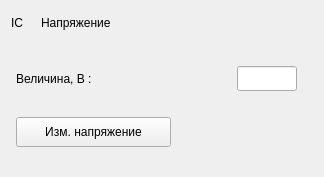
<?xml version="1.0" encoding="UTF-8"?>
<ui version="4.0">
 <class>WidgetVoltage</class>
 <widget class="QWidget" name="WidgetVoltage">
  <property name="geometry">
   <rect>
    <x>0</x>
    <y>0</y>
    <width>324</width>
    <height>177</height>
   </rect>
  </property>
  <property name="windowTitle">
   <string>Form</string>
  </property>
  <layout class="QHBoxLayout" name="horizontalLayout_4">
   <item>
    <layout class="QVBoxLayout" name="verticalLayout_borderExternal">
     <item>
      <layout class="QHBoxLayout" name="horizontalLayout">
       <item>
        <widget class="QLabel" name="label_headIcon">
         <property name="sizePolicy">
          <sizepolicy hsizetype="Fixed" vsizetype="Fixed">
           <horstretch>24</horstretch>
           <verstretch>24</verstretch>
          </sizepolicy>
         </property>
         <property name="minimumSize">
          <size>
           <width>24</width>
           <height>24</height>
          </size>
         </property>
         <property name="text">
          <string>IC</string>
         </property>
        </widget>
       </item>
       <item>
        <widget class="QLabel" name="label_headText">
         <property name="text">
          <string>Напряжение</string>
         </property>
        </widget>
       </item>
       <item>
        <spacer name="verticalSpacer">
         <property name="orientation">
          <enum>Qt::Vertical</enum>
         </property>
         <property name="sizeType">
          <enum>QSizePolicy::Fixed</enum>
         </property>
         <property name="sizeHint" stdset="0">
          <size>
           <width>20</width>
           <height>20</height>
          </size>
         </property>
        </spacer>
       </item>
      </layout>
     </item>
     <item>
      <layout class="QVBoxLayout" name="verticalLayout">
       <item>
        <widget class="QFrame" name="frame_borderValue">
         <property name="sizePolicy">
          <sizepolicy hsizetype="Preferred" vsizetype="Minimum">
           <horstretch>0</horstretch>
           <verstretch>0</verstretch>
          </sizepolicy>
         </property>
         <property name="frameShape">
          <enum>QFrame::StyledPanel</enum>
         </property>
         <property name="frameShadow">
          <enum>QFrame::Raised</enum>
         </property>
        </widget>
       </item>
       <item>
        <layout class="QHBoxLayout" name="horizontalLayout_borderValue">
         <item>
          <spacer name="horizontalSpacer_5">
           <property name="orientation">
            <enum>Qt::Horizontal</enum>
           </property>
           <property name="sizeType">
            <enum>QSizePolicy::Fixed</enum>
           </property>
           <property name="sizeHint" stdset="0">
            <size>
             <width>5</width>
             <height>20</height>
            </size>
           </property>
          </spacer>
         </item>
         <item>
          <layout class="QVBoxLayout" name="verticalLayout_2">
           <item>
            <layout class="QHBoxLayout" name="horizontalLayout_2">
             <item>
              <widget class="QLabel" name="label_value">
               <property name="text">
                <string>Величина, B :</string>
               </property>
              </widget>
             </item>
             <item>
              <spacer name="horizontalSpacer_2">
               <property name="orientation">
                <enum>Qt::Horizontal</enum>
               </property>
               <property name="sizeHint" stdset="0">
                <size>
                 <width>40</width>
                 <height>20</height>
                </size>
               </property>
              </spacer>
             </item>
             <item>
              <spacer name="verticalSpacer_3">
               <property name="orientation">
                <enum>Qt::Vertical</enum>
               </property>
               <property name="sizeType">
                <enum>QSizePolicy::Fixed</enum>
               </property>
               <property name="sizeHint" stdset="0">
                <size>
                 <width>20</width>
                 <height>30</height>
                </size>
               </property>
              </spacer>
             </item>
             <item>
              <widget class="QLineEdit" name="lineEdit_voltageInput">
               <property name="sizePolicy">
                <sizepolicy hsizetype="Fixed" vsizetype="Fixed">
                 <horstretch>60</horstretch>
                 <verstretch>0</verstretch>
                </sizepolicy>
               </property>
               <property name="minimumSize">
                <size>
                 <width>60</width>
                 <height>25</height>
                </size>
               </property>
               <property name="maximumSize">
                <size>
                 <width>60</width>
                 <height>25</height>
                </size>
               </property>
               <property name="alignment">
                <set>Qt::AlignRight|Qt::AlignTrailing|Qt::AlignVCenter</set>
               </property>
              </widget>
             </item>
            </layout>
           </item>
           <item>
            <layout class="QHBoxLayout" name="horizontalLayout_3">
             <item>
              <widget class="QPushButton" name="pushButton_changeVoltage">
               <property name="sizePolicy">
                <sizepolicy hsizetype="Minimum" vsizetype="Fixed">
                 <horstretch>0</horstretch>
                 <verstretch>30</verstretch>
                </sizepolicy>
               </property>
               <property name="minimumSize">
                <size>
                 <width>155</width>
                 <height>30</height>
                </size>
               </property>
               <property name="maximumSize">
                <size>
                 <width>155</width>
                 <height>30</height>
                </size>
               </property>
               <property name="text">
                <string>Изм. напряжение</string>
               </property>
              </widget>
             </item>
             <item>
              <spacer name="verticalSpacer_4">
               <property name="orientation">
                <enum>Qt::Vertical</enum>
               </property>
               <property name="sizeType">
                <enum>QSizePolicy::Fixed</enum>
               </property>
               <property name="sizeHint" stdset="0">
                <size>
                 <width>20</width>
                 <height>30</height>
                </size>
               </property>
              </spacer>
             </item>
             <item>
              <spacer name="horizontalSpacer_3">
               <property name="orientation">
                <enum>Qt::Horizontal</enum>
               </property>
               <property name="sizeHint" stdset="0">
                <size>
                 <width>40</width>
                 <height>20</height>
                </size>
               </property>
              </spacer>
             </item>
            </layout>
           </item>
          </layout>
         </item>
         <item>
          <spacer name="verticalSpacer_7">
           <property name="orientation">
            <enum>Qt::Vertical</enum>
           </property>
           <property name="sizeHint" stdset="0">
            <size>
             <width>5</width>
             <height>40</height>
            </size>
           </property>
          </spacer>
         </item>
         <item>
          <spacer name="horizontalSpacer_4">
           <property name="orientation">
            <enum>Qt::Horizontal</enum>
           </property>
           <property name="sizeType">
            <enum>QSizePolicy::Fixed</enum>
           </property>
           <property name="sizeHint" stdset="0">
            <size>
             <width>5</width>
             <height>20</height>
            </size>
           </property>
          </spacer>
         </item>
        </layout>
       </item>
      </layout>
     </item>
    </layout>
   </item>
   <item>
    <widget class="QFrame" name="frame_borderExternal">
     <property name="frameShape">
      <enum>QFrame::StyledPanel</enum>
     </property>
     <property name="frameShadow">
      <enum>QFrame::Raised</enum>
     </property>
    </widget>
   </item>
  </layout>
 </widget>
 <resources/>
 <connections/>
</ui>
